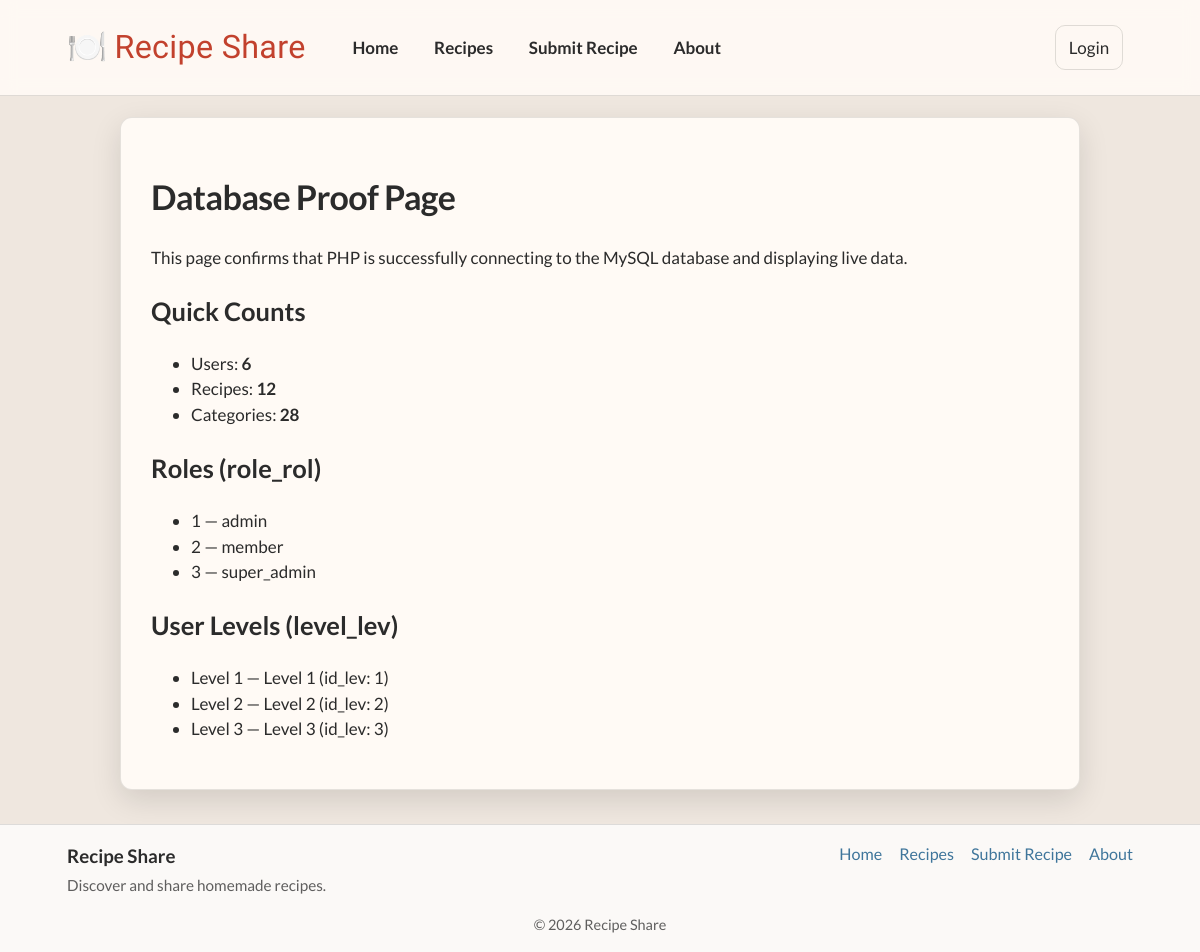
Screenshot of /db-stats.php with the database file from the repository.
### tables this page shows
CREATE TABLE `role_rol` (
  `id_rol` int(10) UNSIGNED NOT NULL,
  `name_rol` varchar(30) NOT NULL
);

CREATE TABLE `level_lev` (
  `id_lev` int(10) UNSIGNED NOT NULL,
  `level_number_lev` tinyint(3) UNSIGNED NOT NULL,
  `name_lev` varchar(30) NOT NULL
);

### includes/helpers.php (called while the page is built, shortened)
<?php
function h($value): string
{
  return htmlspecialchars(
    (string) ($value ?? ''),
    ENT_QUOTES,
    'UTF-8'
  );
}

### db-stats.php (the view, shortened to what this page needs)
<?php
require_once 'includes/initialize.php';
include 'includes/header.php';
$role_rows = [];
$level_rows = [];
$user_count = 0;
$recipe_count = 0;
$category_count = 0;
if ($result = $db->query("SELECT id_rol, name_rol FROM role_rol ORDER BY id_rol")) {
  while ($row = $result->fetch_assoc()) { $role_rows[] = $row; }
}
if ($result = $db->query("SELECT id_lev, level_number_lev, name_lev FROM level_lev ORDER BY level_number_lev")) {
  while ($row = $result->fetch_assoc()) { $level_rows[] = $row; }
}
if ($result = $db->query("SELECT COUNT(*) AS c FROM user_usr")) {
  $user_count = (int)($result->fetch_assoc()['c'] ?? 0);
}
if ($result = $db->query("SELECT COUNT(*) AS c FROM recipe_rec")) {
  $recipe_count = (int)($result->fetch_assoc()['c'] ?? 0);
}
if ($result = $db->query("SELECT COUNT(*) AS c FROM category_cat")) {
  $category_count = (int)($result->fetch_assoc()['c'] ?? 0);
}
?>
<div id="container">
  <main>
    <h1>Database Proof Page</h1>
    <p>
      This page confirms that PHP is successfully connecting to the MySQL database and displaying live data.
    </p>
    <section class="tab-panel">
      <h2>Quick Counts</h2>
      <ul>
        <li>Users: <strong><?= h($user_count) ?></strong></li>
        <li>Recipes: <strong><?= h($recipe_count) ?></strong></li>
        <li>Categories: <strong><?= h($category_count) ?></strong></li>
      </ul>
    </section>
    <section class="tab-panel">
      <h2>Roles (role_rol)</h2>
      <?php if (empty($role_rows)): ?>
        <p>No roles found.</p>
      <?php else: ?>
        <ul>
          <?php foreach ($role_rows as $r): ?>
            <li><?= h($r['id_rol']) ?> — <?= h($r['name_rol']) ?></li>
          <?php endforeach; ?>
        </ul>
      <?php endif; ?>
    </section>
    <section class="tab-panel">
      <h2>User Levels (level_lev)</h2>
      <?php if (empty($level_rows)): ?>
        <p>No levels found.</p>
      <?php else: ?>
        <ul>
          <?php foreach ($level_rows as $l): ?>
            <li>
              Level <?= h($l['level_number_lev']) ?> — <?= h($l['name_lev']) ?>
              (id_lev: <?= h($l['id_lev']) ?>)
            </li>
          <?php endforeach; ?>
        </ul>
      <?php endif; ?>
    </section>
  </main>
</div>
<?php include 'includes/footer.php'; ?>

### includes/header.php (shortened to what this page needs)
<!doctype html>
<html lang="en">
<head>
  <link rel="stylesheet" href="css/app.css">
</head>
<body>
<header class="site-header">
  <div class="site-header-inner">
    <div class="site-branding">
    <a href="index.php" class="site-logo">
      <span aria-hidden="true">🍽️</span>
      Recipe Share
    </a>
    </div>
    <nav id="mainNav">
      <ul class="nav-links">
        <li><a href="index.php">Home</a></li>
        <li><a href="recipes.php">Recipes</a></li>
        <li><a href="submit.php">Submit Recipe</a></li>
        <li><a href="about.php">About</a></li>
      </ul>
      <?php if (isset($_SESSION['user_id'])): ?>
        <div class="nav-right">
          <a class="nav-user" href="profile.php">Profile</a>
          <?php if (is_admin_access()): ?>
            <a class="nav-admin" href="profile.php#admin-tools">
              Admin Tools
            </a>
          <?php endif; ?>
        <a class="nav-logout" href="logout.php">
          Logout (<?= h($_SESSION['username']) ?>)
        </a>
        </div>
      <?php else: ?>
        <button type="button" id="loginLink" class="loginLink">
          Login
        </button>
      <?php endif; ?>
    </nav>
  </div>
</header>

### includes/footer.php
<footer class="site-footer">
  <div class="footer-inner">
    <div class="footer-brand">
      <strong>Recipe Share</strong>
      <p class="footer-tagline">
        Discover and share homemade recipes.
      </p>
    </div>
    <nav class="footer-links" aria-label="Footer navigation">
      <a href="index.php">Home</a>
      <a href="recipes.php">Recipes</a>
      <a href="submit.php">Submit Recipe</a>
      <a href="about.php">About</a>
    </nav>
  </div>
  <div class="footer-bottom">
    &copy; <span id="copyrightYear"></span> Recipe Share
  </div>
</footer>

### css/base.css (style rules this page uses)
*, *::before, *::after { box-sizing: border-box; }
:root { --font-body: "Lato", sans-serif; --font-accent: "Courgette", serif; --page-bg: #efe7df; --surface: #fffaf5; --text: #2b2b2b; --accent: #c2412d; --accent-2: #2f6b4f; --link: #1f5f8b; --border: rgba(0, 0, 0, 0.12); --muted: rgba(0, 0, 0, 0.7); --hover: rgba(0, 0, 0, 0.06); --radius: 12px; --radius-sm: 10px; --container-shadow: 0 10px 30px rgba(0, 0, 0, 0.12); --main-shadow: 0 14px 28px rgba(0, 0, 0, 0.10); }
html { font: 17px/1.5 var(--font-body); scroll-behavior: smooth; }
body { background-color: var(--page-bg); color: var(--text); margin: 0; }
a { color: var(--link); text-decoration: none; }
h1 { letter-spacing: -0.02em; }

### css/layout.css (style rules this page uses)
.site-header { backdrop-filter: blur(8px); background: rgba(255, 250, 245, 0.92); border-bottom: 1px solid var(--border); position: sticky; top: 0; z-index: 100; }
.site-header-inner { display: grid; gap: 0.75rem; margin: 0 auto; max-width: 1100px; padding: 0.9rem 1rem; }
.site-branding { align-items: center; display: flex; }
.site-logo { color: var(--accent); display: inline-block; font-family: var(--font-accent); font-size: 1.9rem; font-weight: 400; letter-spacing: 0.01em; line-height: 1; text-decoration: none; }
#mainNav { display: none; }
.nav-links { display: grid; gap: 0.25rem; list-style: none; margin: 0; padding: 0; }
.nav-links li { width: 100%; }
.nav-links a { border-radius: 10px; color: var(--text); display: block; font-weight: 700; padding: 0.65rem 0; text-decoration: none; width: 100%; }
.nav-user, .nav-admin, .nav-logout, .loginLink { align-items: center; background: #fff; border: 1px solid var(--border); border-radius: 10px; color: var(--text); display: inline-flex; font: inherit; font-weight: 700; justify-content: center; min-height: 42px; padding: 0.6rem 0.85rem; text-decoration: none; width: auto; }
.loginLink { cursor: pointer; margin: 0; }
#container { background-color: var(--surface); border: 1px solid rgba(0, 0, 0, 0.10); border-radius: var(--radius); box-shadow: var(--container-shadow); margin: 1.25rem auto 0; max-width: 960px; padding: 15px; }
main { padding: 15px; }
.site-footer { background: rgba(255, 255, 255, 0.75); border-top: 1px solid var(--border); margin-top: 2rem; }
.footer-inner { align-items: flex-start; display: flex; gap: 1rem; justify-content: space-between; margin: 0 auto; max-width: 1100px; padding: 1rem 1rem 0.5rem; }
.footer-brand strong { font-size: 1.1rem; }
.footer-tagline { font-size: 0.9rem; margin: 0.25rem 0 0; opacity: 0.75; }
.footer-links { display: flex; flex-wrap: wrap; gap: 1rem; }
.footer-links a { font-size: 0.95rem; opacity: 0.85; text-decoration: none; }
.footer-bottom { font-size: 0.85rem; opacity: 0.75; padding: 0.5rem 1rem 1rem; text-align: center; }
@media (min-width: 768px) { .site-header-inner { align-items: center; gap: 1rem 2rem; grid-template-columns: auto 1fr; } }
@media (min-width: 768px) { #mainNav { align-items: center; display: flex; gap: 1.25rem; justify-content: space-between; min-width: 0; } }
@media (min-width: 768px) { .nav-links { align-items: center; display: flex; flex-wrap: wrap; gap: 0.6rem; } }
@media (min-width: 768px) { .nav-links li { width: auto; } }
@media (min-width: 768px) { .nav-links a { padding: 0.5rem 0.75rem; width: auto; } }
@media (min-width: 768px) { .nav-logout, .loginLink { max-width: 100%; min-width: 0; overflow: hidden; text-overflow: ellipsis; white-space: nowrap; } }

### css/components.css (style rules this page uses)
.loginLink { background: none; border: 1px solid var(--border); border-radius: 10px; color: var(--text); cursor: pointer; font: inherit; margin: 10px; padding: 0.5rem 0.75rem; }
.site-logo { align-items: center; display: inline-flex; gap: 0.4rem; }

### rows the page displays
role_rol: id_rol "1", name_rol "admin"
role_rol: id_rol "2", name_rol "member"
role_rol: id_rol "3", name_rol "super_admin"
level_lev: level_number_lev "1", name_lev "Level 1", id_lev "1"
level_lev: level_number_lev "2", name_lev "Level 2", id_lev "2"
level_lev: level_number_lev "3", name_lev "Level 3", id_lev "3"

### other values shown
$user_count "6"
$recipe_count "12"
$category_count "28"
